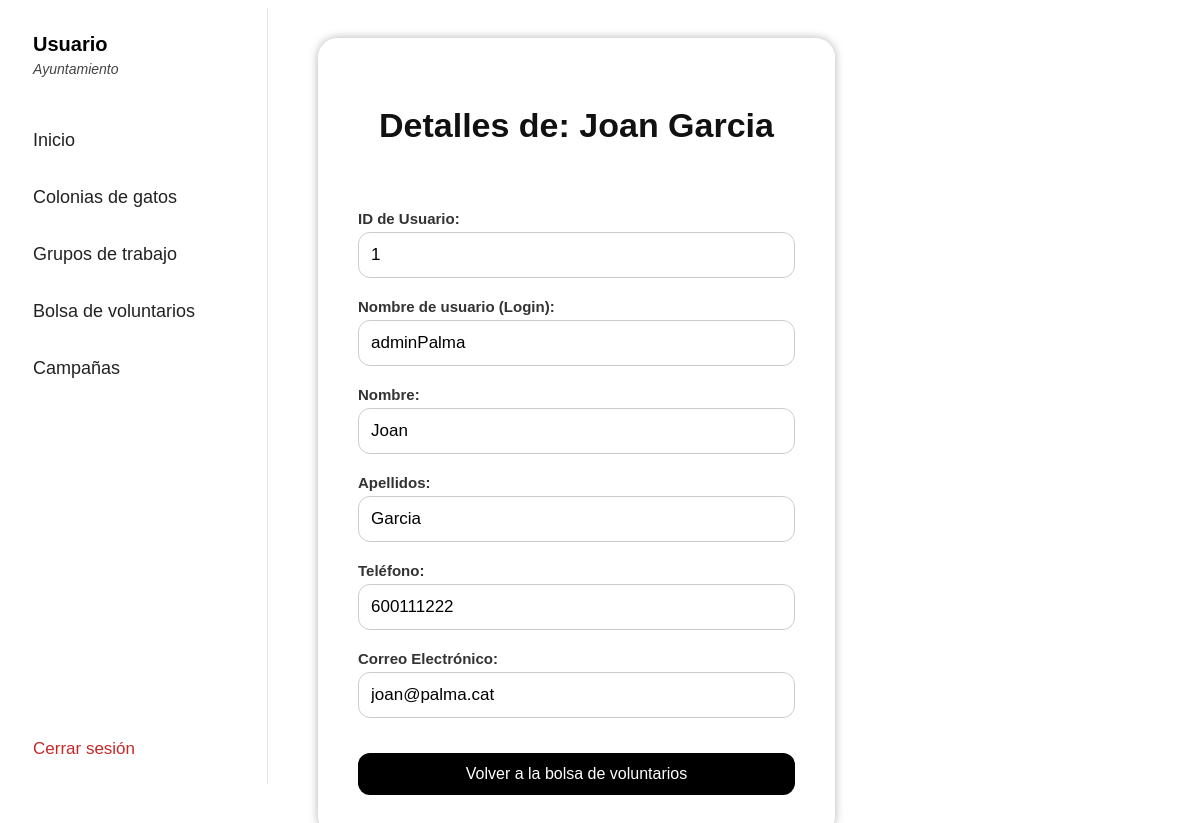
The app's page /BD2imo/panel_ayuntamiento/opciones_gest_borsin/detalles_usuario.php?id=1 with its own data.
### tables this page shows
CREATE TABLE usuario (
    id_usuario INT AUTO_INCREMENT NOT NULL PRIMARY KEY,
    nombre_usuario Varchar(50) NOT NULL UNIQUE,
    contrasena_hash Varchar(255) NOT NULL,
    nombre Varchar(100) NOT NULL,
    apellidos Varchar(150) NOT NULL,
    telefono Varchar(15) NULL,
    email Varchar(100) NULL
);

### BD2imo/panel_ayuntamiento/opciones_gest_borsin/detalles_usuario.php (the view, shortened to what this page needs)
<?php
$datos_usuario = [
    'id_usuario' => '',
    'nombre_usuario' => '',
    'nombre' => '',
    'apellidos' => '',
    'telefono' => '',
    'email' => ''
];
$usuario_encontrado = false;
if (isset($_GET["id"])) {
    $id_usuario_actual = $_GET["id"];
    $conexion = mysqli_connect("localhost", "root", "");
    $consulta_select = "SELECT id_usuario, nombre_usuario, nombre, apellidos, telefono, email
                        FROM usuario
                        WHERE id_usuario = '$id_usuario_actual'";
    $resultado = mysqli_query($conexion, $consulta_select);
    if ($registro = mysqli_fetch_assoc($resultado)) {
        $datos_usuario = $registro;
        $usuario_encontrado = true;
    } else {
        $mensaje_error = "Error: Usuario con ID '$id_usuario_actual' no encontrado.";
    }
} else {
    $mensaje_error = "Error: No se ha especificado el ID del usuario.";
}
$id = htmlspecialchars($datos_usuario['id_usuario']);
$username = htmlspecialchars($datos_usuario['nombre_usuario']);
$nombre = htmlspecialchars($datos_usuario['nombre']);
$apellidos = htmlspecialchars($datos_usuario['apellidos']);
$telefono = htmlspecialchars($datos_usuario['telefono']);
$email = htmlspecialchars($datos_usuario['email']);
$titulo_pagina = $usuario_encontrado ? "Detalles de: " . $nombre . " " . $apellidos : "Detalles del Usuario";
?>
<!DOCTYPE html>
<html>
<head>
    <link rel="stylesheet" href="../../estilo/estilo_panel.css">
    <link rel="stylesheet" href="../../estilo/estilo_contenido.css">
</head>
<body>
<div style="display: flex; flex-direction: row;">
    <?php include("../panel_opciones.php"); ?>
    <div class="zona-contenido">
        <div class="contenedor-difuminado">
            <h2 class="titulo-dashboard"><?php echo $titulo_pagina; ?></h2>
            <?php if ($usuario_encontrado) : ?>
                <div class="formulario-colonia">
                    <label for="id_usuario">ID de Usuario:</label>
                    <input type="text" id="id_usuario" name="id_usuario" value="<?php echo $id; ?>"
                           maxlength="10" required readonly>
                    <label for="nombre_usuario">Nombre de usuario (Login):</label>
                    <input type="text" id="nombre_usuario" name="nombre_usuario" value="<?php echo $username; ?>"
                           maxlength="50" required readonly>
                    <label for="nombre">Nombre:</label>
                    <input type="text" id="nombre" name="nombre" value="<?php echo $nombre; ?>"
                           maxlength="100" required readonly>
                    <label for="apellidos">Apellidos:</label>
                    <input type="text" id="apellidos" name="apellidos" value="<?php echo $apellidos; ?>"
                           maxlength="150" readonly>
                    <label for="telefono">Teléfono:</label>
                    <input type="text" id="telefono" name="telefono" value="<?php echo $telefono; ?>"
                           maxlength="15" readonly>
                    <label for="email">Correo Electrónico:</label>
                    <input type="text" id="email" name="email" value="<?php echo $email; ?>"
                           maxlength="100" readonly>
                    <button type="button"
                            class="boton-gestion boton-confirmar"
                            onclick="location.href='../gestionar_borsin.php'">
                        Volver a la bolsa de voluntarios
                    </button>
                </div>
            <?php endif; ?>
        </div>
    </div>
</div>
</body>
</html>

### BD2imo/estilo/estilo_panel.css (style rules this page uses)
.zona-contenido { margin-left: 0px; padding: 0px; font-family: Arial; }

### BD2imo/estilo/estilo_contenido.css (style rules this page uses)
.zona-contenido { margin-left: 50px; min-height: 97vh; background-size: cover; background-position: center; box-sizing: border-box; }
.contenedor-difuminado { background: rgba(255, 255, 255, 0.85); backdrop-filter: blur(6px); -webkit-backdrop-filter: blur(6px); padding: 40px; border-radius: 20px; box-shadow: 0 0 10px rgba(0,0,0,0.3); width: 92%; margin: auto; margin-top: 30px; }
.titulo-dashboard { text-align: center; font-size: 34px; font-weight: bold; margin-bottom: 40px; color: #111; }
.boton-gestion { width: 100%; padding: 12px; background: #000; color: white; border: none; border-radius: 12px; cursor: pointer; font-size: 16px; }
.formulario-colonia { max-width: 500px; margin: 0 auto; padding-top: 10px; display: flex; flex-direction: column; }
.formulario-colonia label { display: block; font-weight: bold; margin-top: 15px; margin-bottom: 5px; font-size: 15px; color: #333; }
.formulario-colonia input[type="text"] { width: 100%; padding: 12px; margin-bottom: 5px; border-radius: 12px; border: 1px solid #ccc; font-size: 17px; box-sizing: border-box; }
.boton-confirmar { width: 100%; margin-top: 30px; }

### records on screen
usuario: titulo_pagina "Detalles de: Joan Garcia", id_usuario "1", nombre_usuario "adminPalma", nombre "Joan", apellidos "Garcia", telefono "600111222", email "joan@palma.cat"

### other values on screen
$usuario_mostrar "Usuario"
